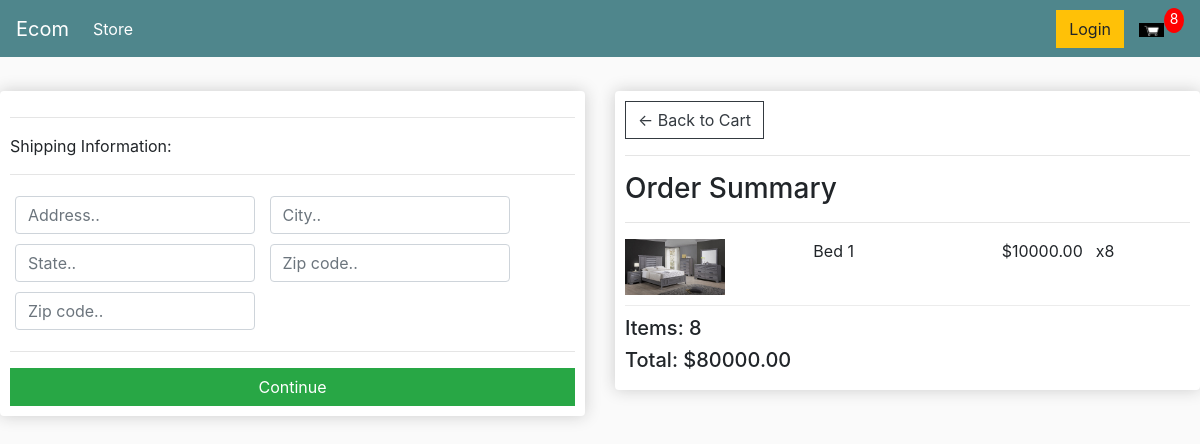
Page /checkout (signed in) on the committed database.
### store/models.py (models this page shows, shortened)
class OrderItem(models.Model):
    product = models.ForeignKey(Product, on_delete=models.SET_NULL, null=True)
    order = models.ForeignKey(Order, on_delete=models.SET_NULL, null=True)
    quantity = models.IntegerField(default=0, null=True, blank=True)
    date_added = models.DateTimeField(auto_now_add=True)
    @property
    def get_total(self):
        total = self.product.price * self.quantity
        return total

class Product(models.Model):
    name = models.CharField(max_length=200, null=True)
    price = models.FloatField()
    digital = models.BooleanField(default=False, null=True, blank=True)
    image = models.ImageField(null=True, blank=True)
    @property
    def imageURL(self):
        try:
            url = self.image.url
        except:
            url = ''
        return url

class Order(models.Model):
    customer = models.ForeignKey(Customer, on_delete=models.SET_NULL, blank=True, null=True)
    date_ordered = models.DateTimeField(auto_now_add=True)
    complete = models.BooleanField(default=False, null=True, blank=False)
    Transaction_id = models.CharField(max_length=200, null=True)
    @property
    def shipping(self):
        shipping = False
        orderitems = self.orderitem_set.all()
        for i in orderitems:
            if i.product.digital == False:
                shipping = True
        return shipping
    @property
    def get_cart_total(self):
        orderitems = self.orderitem_set.all()
        total = sum([item.get_total for item in orderitems])
        return total
    @property
    def get_cart_items(self):
        orderitems = self.orderitem_set.all()
        total = sum([item.quantity for item in orderitems])
        return total

### store/views.py (the view)
# urls.py: path('checkout', views.checkout, name="checkout"),
def checkout(request):
    data = cartData(request)
    cartItems = data['cartItems']
    order = data['order']
    items = data['items']
    context = {'items': items, 'order': order, 'cartItems': cartItems}
    return render(request, 'store/checkout.html', context)

### store/utils.py (called while the page is built)
def cartData(request):
    if request.user.is_authenticated:
        customer = request.user.customer
        order, created = Order.objects.get_or_create(customer=customer, complete=False)
        items = order.orderitem_set.all()
        cartItems = order.get_cart_items
    else:
        cookieData = cookieCart(request)
        cartItems = cookieData['cartItems']
        order = cookieData['order']
        items = cookieData['items']
    return {'cartItems': cartItems, 'order': order, 'items': items}

### template/store/checkout.html (shortened to what this page needs)
{% extends 'store/main.html' %}
{% load static %}
{% block content %}
     <div class="row">
		<div class="col-lg-6">
			<div class="box-element" id="form-wrapper">
				<form id="form">
					<div id="shipping-info">
						<hr>
						<p>Shipping Information:</p>
						<hr>
						<div class="form-field">
							<input class="form-control" type="text" name="address" placeholder="Address..">
						</div>
						<div class="form-field">
							<input class="form-control" type="text" name="city" placeholder="City..">
						</div>
						<div class="form-field">
							<input class="form-control" type="text" name="state" placeholder="State..">
						</div>
						<div class="form-field">
							<input class="form-control" type="text" name="zipcode" placeholder="Zip code..">
						</div>
						<div class="form-field">
							<input class="form-control" type="text" name="country" placeholder="Zip code..">
						</div>
					</div>
					<hr>
					<input id="form-button" class="btn btn-success btn-block" type="submit" value="Continue">
				</form>
			</div>
			<br>
		</div>
		<div class="col-lg-6">
			<div class="box-element">
				<a  class="btn btn-outline-dark" href="{% url 'cart' %}">&#x2190; Back to Cart</a>
				<hr>
				<h3>Order Summary</h3>
				<hr>
				{% for item in items %}
				<div class="cart-row">
					<div style="flex:2"><img class="row-image" src="{{item.product.imageURL}}"></div>
					<div style="flex:2"><p>{{item.product.name}}</p></div>
					<div style="flex:1"><p>${{item.product.price|floatformat:2}}</p></div>
					<div style="flex:1"><p>x{{item.quantity}}</p></div>
				</div>
				{% endfor %}
				<h5>Items:   {{order.get_cart_items}}</h5>
				<h5>Total:   ${{order.get_cart_total|floatformat:2}}</h5>
			</div>
		</div>
	</div>
{% endblock content %}

### static/css/main.css (style rules this page uses)
body { background-color: hsl(0, 0%, 98%); }
.box-element { box-shadow:hsl(0, 0%, 80%) 0 0 16px; background-color: #fff; border-radius: 4px; padding: 10px; }
.col-lg-4, .col-lg-6, .col-lg-8, .col-lg-12 { margin-top: 10px; }
.btn { border-radius: 0; }
.row-image { width: 100px; }
.form-field { width:250px; display: inline-block; padding: 5px; }
.cart-row { display: flex; align-items: flex-stretch; padding-bottom: 10px; margin-bottom: 10px; border-bottom: 1px solid #ececec; }

### rows in the picture
OrderItem: product.imageURL (picture), product.name "Bed 1", product.price "10000.00", quantity "8"
Order: get_cart_items "8", get_cart_total "80000.00"

### other values in the picture
{{ cartItems }} "8"
